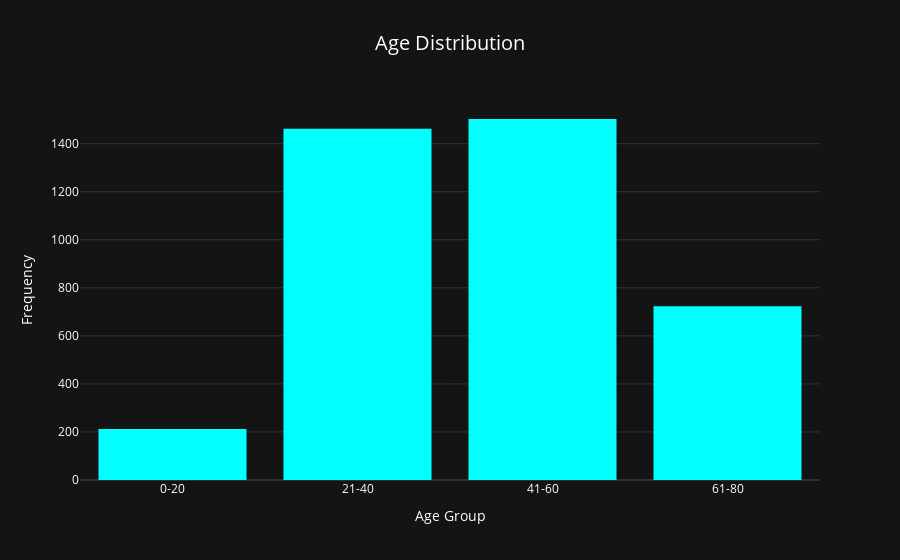

The notebook cell saved with this chart:
### Markdown cell above
### Age Group Distribution

### Code cell
fig = px.histogram(
    data,
    x='Age Group',
    title="Age Distribution",
    labels={'Age Group': 'Age Group', 'count': 'Number of Customers'},
    template='plotly_dark',
    color_discrete_sequence=['cyan']
)
fig.update_layout(
    title=dict(font=dict(size=20), x=0.5),
    xaxis_title="Age Group",
    yaxis_title="Frequency",
    plot_bgcolor='rgba(0, 0, 0, 0)',
    paper_bgcolor='rgba(20, 20, 20, 1)',
    font=dict(color="white")
)
fig.show()

### Figure 1 — Plotly figure (JSON) as saved in the notebook; plotly's stock layout.template omitted (floating-point values rounded to 4 significant figures; data arrays with more than 128 entries replaced by an {"elided": "..."} marker saying what was removed)
{"data": [{"alignmentgroup": "True", "bingroup": "x", "hovertemplate": "Age Group=%{x}<br>count=%{y}<extra></extra>", "legendgroup": "", "marker": {"color": "cyan", "pattern": {"shape": ""}}, "name": "", "offsetgroup": "", "orientation": "v", "showlegend": false, "type": "histogram", "x": {"elided": "3900 str values"}, "xaxis": "x", "yaxis": "y"}], "layout": {"autosize": true, "barmode": "relative", "font": {"color": "white"}, "legend": {"tracegroupgap": 0}, "paper_bgcolor": "rgba(20, 20, 20, 1)", "plot_bgcolor": "rgba(0, 0, 0, 0)", "title": {"font": {"size": 20}, "text": "Age Distribution", "x": 0.5}, "xaxis": {"anchor": "y", "autorange": true, "domain": [0, 1], "range": [-0.5, 3.5], "title": {"text": "Age Group"}, "type": "category"}, "yaxis": {"anchor": "x", "autorange": true, "domain": [0, 1], "range": [0, 1582.0], "title": {"text": "Frequency"}}}}
